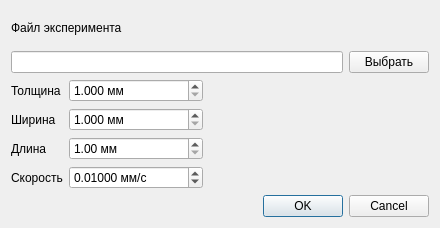
<ui version="4.0" >
 <class>NewExpDialog</class>
 <widget class="QDialog" name="NewExpDialog" >
  <property name="geometry" >
   <rect>
    <x>0</x>
    <y>0</y>
    <width>440</width>
    <height>228</height>
   </rect>
  </property>
  <property name="windowTitle" >
   <string>Новый эксперимент</string>
  </property>
  <property name="modal" >
   <bool>true</bool>
  </property>
  <layout class="QGridLayout" >
   <item row="0" column="0" colspan="2" >
    <widget class="QLabel" name="label_8" >
     <property name="text" >
      <string>Файл эксперимента</string>
     </property>
    </widget>
   </item>
   <item row="1" column="0" colspan="3" >
    <widget class="QLineEdit" name="lineEdit_3" />
   </item>
   <item row="1" column="3" >
    <widget class="QPushButton" name="pushButton" >
     <property name="sizePolicy" >
      <sizepolicy vsizetype="Fixed" hsizetype="Fixed" >
       <horstretch>0</horstretch>
       <verstretch>0</verstretch>
      </sizepolicy>
     </property>
     <property name="text" >
      <string>Выбрать</string>
     </property>
    </widget>
   </item>
   <item row="2" column="0" >
    <widget class="QLabel" name="label_2" >
     <property name="sizePolicy" >
      <sizepolicy vsizetype="Preferred" hsizetype="Fixed" >
       <horstretch>0</horstretch>
       <verstretch>0</verstretch>
      </sizepolicy>
     </property>
     <property name="text" >
      <string>Толщина</string>
     </property>
    </widget>
   </item>
   <item row="2" column="1" >
    <widget class="QDoubleSpinBox" name="doubleSpinBox" >
     <property name="sizePolicy" >
      <sizepolicy vsizetype="Fixed" hsizetype="Preferred" >
       <horstretch>0</horstretch>
       <verstretch>0</verstretch>
      </sizepolicy>
     </property>
     <property name="suffix" >
      <string> мм</string>
     </property>
     <property name="decimals" >
      <number>3</number>
     </property>
     <property name="minimum" >
      <double>1.000000000000000</double>
     </property>
     <property name="maximum" >
      <double>10.000000000000000</double>
     </property>
     <property name="singleStep" >
      <double>0.005000000000000</double>
     </property>
    </widget>
   </item>
   <item row="2" column="2" colspan="2" >
    <spacer>
     <property name="orientation" >
      <enum>Qt::Horizontal</enum>
     </property>
     <property name="sizeHint" stdset="0" >
      <size>
       <width>40</width>
       <height>20</height>
      </size>
     </property>
    </spacer>
   </item>
   <item row="3" column="0" >
    <widget class="QLabel" name="label_3" >
     <property name="sizePolicy" >
      <sizepolicy vsizetype="Preferred" hsizetype="Fixed" >
       <horstretch>0</horstretch>
       <verstretch>0</verstretch>
      </sizepolicy>
     </property>
     <property name="text" >
      <string>Ширина</string>
     </property>
    </widget>
   </item>
   <item row="3" column="1" >
    <widget class="QDoubleSpinBox" name="doubleSpinBox_2" >
     <property name="sizePolicy" >
      <sizepolicy vsizetype="Fixed" hsizetype="Preferred" >
       <horstretch>0</horstretch>
       <verstretch>0</verstretch>
      </sizepolicy>
     </property>
     <property name="suffix" >
      <string> мм</string>
     </property>
     <property name="decimals" >
      <number>3</number>
     </property>
     <property name="minimum" >
      <double>1.000000000000000</double>
     </property>
     <property name="maximum" >
      <double>10.000000000000000</double>
     </property>
     <property name="singleStep" >
      <double>0.005000000000000</double>
     </property>
    </widget>
   </item>
   <item row="3" column="2" colspan="2" >
    <spacer>
     <property name="orientation" >
      <enum>Qt::Horizontal</enum>
     </property>
     <property name="sizeHint" stdset="0" >
      <size>
       <width>40</width>
       <height>20</height>
      </size>
     </property>
    </spacer>
   </item>
   <item row="4" column="0" >
    <widget class="QLabel" name="label_4" >
     <property name="sizePolicy" >
      <sizepolicy vsizetype="Preferred" hsizetype="Fixed" >
       <horstretch>0</horstretch>
       <verstretch>0</verstretch>
      </sizepolicy>
     </property>
     <property name="toolTip" >
      <string>Длина рабочей части</string>
     </property>
     <property name="text" >
      <string>Длина</string>
     </property>
    </widget>
   </item>
   <item row="4" column="1" >
    <widget class="QDoubleSpinBox" name="doubleSpinBox_3" >
     <property name="sizePolicy" >
      <sizepolicy vsizetype="Fixed" hsizetype="Preferred" >
       <horstretch>0</horstretch>
       <verstretch>0</verstretch>
      </sizepolicy>
     </property>
     <property name="suffix" >
      <string> мм</string>
     </property>
     <property name="decimals" >
      <number>2</number>
     </property>
     <property name="minimum" >
      <double>1.000000000000000</double>
     </property>
     <property name="maximum" >
      <double>200.000000000000000</double>
     </property>
     <property name="singleStep" >
      <double>0.100000000000000</double>
     </property>
     <property name="value" >
      <double>1.000000000000000</double>
     </property>
    </widget>
   </item>
   <item row="4" column="2" colspan="2" >
    <spacer>
     <property name="orientation" >
      <enum>Qt::Horizontal</enum>
     </property>
     <property name="sizeHint" stdset="0" >
      <size>
       <width>40</width>
       <height>20</height>
      </size>
     </property>
    </spacer>
   </item>
   <item row="5" column="0" >
    <widget class="QLabel" name="label_5" >
     <property name="sizePolicy" >
      <sizepolicy vsizetype="Preferred" hsizetype="Fixed" >
       <horstretch>0</horstretch>
       <verstretch>0</verstretch>
      </sizepolicy>
     </property>
     <property name="toolTip" >
      <string>Скорость деформации образца</string>
     </property>
     <property name="text" >
      <string>Скорость</string>
     </property>
    </widget>
   </item>
   <item row="5" column="1" >
    <widget class="QDoubleSpinBox" name="dsbSpeed" >
     <property name="sizePolicy" >
      <sizepolicy vsizetype="Fixed" hsizetype="Preferred" >
       <horstretch>0</horstretch>
       <verstretch>0</verstretch>
      </sizepolicy>
     </property>
     <property name="suffix" >
      <string> мм/с</string>
     </property>
     <property name="decimals" >
      <number>5</number>
     </property>
     <property name="minimum" >
      <double>0.001000000000000</double>
     </property>
     <property name="maximum" >
      <double>1000.000000000000000</double>
     </property>
     <property name="singleStep" >
      <double>10.000000000000000</double>
     </property>
     <property name="value" >
      <double>0.010000000000000</double>
     </property>
    </widget>
   </item>
   <item row="5" column="2" colspan="2" >
    <spacer>
     <property name="orientation" >
      <enum>Qt::Horizontal</enum>
     </property>
     <property name="sizeHint" stdset="0" >
      <size>
       <width>40</width>
       <height>20</height>
      </size>
     </property>
    </spacer>
   </item>
   <item row="6" column="1" colspan="3" >
    <widget class="QDialogButtonBox" name="buttonBox" >
     <property name="orientation" >
      <enum>Qt::Horizontal</enum>
     </property>
     <property name="standardButtons" >
      <set>QDialogButtonBox::Cancel|QDialogButtonBox::Ok</set>
     </property>
    </widget>
   </item>
  </layout>
 </widget>
 <resources/>
 <connections>
  <connection>
   <sender>buttonBox</sender>
   <signal>accepted()</signal>
   <receiver>NewExpDialog</receiver>
   <slot>accept()</slot>
   <hints>
    <hint type="sourcelabel" >
     <x>248</x>
     <y>254</y>
    </hint>
    <hint type="destinationlabel" >
     <x>157</x>
     <y>274</y>
    </hint>
   </hints>
  </connection>
  <connection>
   <sender>buttonBox</sender>
   <signal>rejected()</signal>
   <receiver>NewExpDialog</receiver>
   <slot>reject()</slot>
   <hints>
    <hint type="sourcelabel" >
     <x>316</x>
     <y>260</y>
    </hint>
    <hint type="destinationlabel" >
     <x>286</x>
     <y>274</y>
    </hint>
   </hints>
  </connection>
 </connections>
</ui>
